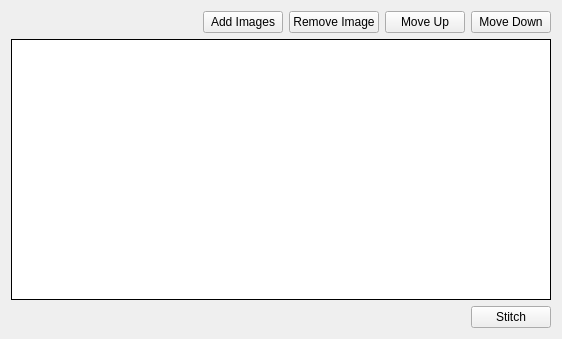
<?xml version="1.0" encoding="UTF-8"?>
<ui version="4.0">
 <class>QuickStitchGui</class>
 <widget class="QWidget" name="QuickStitchGui">
  <property name="geometry">
   <rect>
    <x>0</x>
    <y>0</y>
    <width>562</width>
    <height>339</height>
   </rect>
  </property>
  <property name="windowTitle">
   <string>QuickStitch</string>
  </property>
  <layout class="QVBoxLayout" name="verticalLayout_2">
   <item>
    <layout class="QHBoxLayout" name="horizontalLayout_2">
     <item>
      <spacer name="horizontalSpacer_2">
       <property name="orientation">
        <enum>Qt::Horizontal</enum>
       </property>
       <property name="sizeHint" stdset="0">
        <size>
         <width>40</width>
         <height>20</height>
        </size>
       </property>
      </spacer>
     </item>
     <item>
      <widget class="QPushButton" name="addImageButton">
       <property name="text">
        <string>Add Images</string>
       </property>
      </widget>
     </item>
     <item>
      <widget class="QPushButton" name="removeImageButton">
       <property name="text">
        <string>Remove Image</string>
       </property>
      </widget>
     </item>
     <item>
      <widget class="QPushButton" name="moveUpButton">
       <property name="text">
        <string>Move Up</string>
       </property>
      </widget>
     </item>
     <item>
      <widget class="QPushButton" name="moveDownButton">
       <property name="text">
        <string>Move Down</string>
       </property>
      </widget>
     </item>
    </layout>
   </item>
   <item>
    <layout class="QVBoxLayout" name="verticalLayout">
     <item>
      <widget class="QListWidget" name="imageListWidget">
       <property name="frameShape">
        <enum>QFrame::Box</enum>
       </property>
       <property name="frameShadow">
        <enum>QFrame::Plain</enum>
       </property>
       <property name="dragEnabled">
        <bool>false</bool>
       </property>
       <property name="dragDropMode">
        <enum>QAbstractItemView::NoDragDrop</enum>
       </property>
       <property name="defaultDropAction">
        <enum>Qt::CopyAction</enum>
       </property>
       <property name="alternatingRowColors">
        <bool>false</bool>
       </property>
       <property name="selectionMode">
        <enum>QAbstractItemView::SingleSelection</enum>
       </property>
       <property name="movement">
        <enum>QListView::Static</enum>
       </property>
       <property name="flow">
        <enum>QListView::TopToBottom</enum>
       </property>
       <property name="resizeMode">
        <enum>QListView::Adjust</enum>
       </property>
       <property name="viewMode">
        <enum>QListView::ListMode</enum>
       </property>
       <property name="uniformItemSizes">
        <bool>true</bool>
       </property>
       <property name="selectionRectVisible">
        <bool>true</bool>
       </property>
      </widget>
     </item>
     <item>
      <layout class="QHBoxLayout" name="horizontalLayout">
       <item>
        <spacer name="horizontalSpacer">
         <property name="orientation">
          <enum>Qt::Horizontal</enum>
         </property>
         <property name="sizeHint" stdset="0">
          <size>
           <width>40</width>
           <height>20</height>
          </size>
         </property>
        </spacer>
       </item>
       <item>
        <widget class="QPushButton" name="stitchButton">
         <property name="text">
          <string>Stitch</string>
         </property>
        </widget>
       </item>
      </layout>
     </item>
    </layout>
   </item>
  </layout>
 </widget>
 <layoutdefault spacing="6" margin="11"/>
 <resources/>
 <connections/>
</ui>
